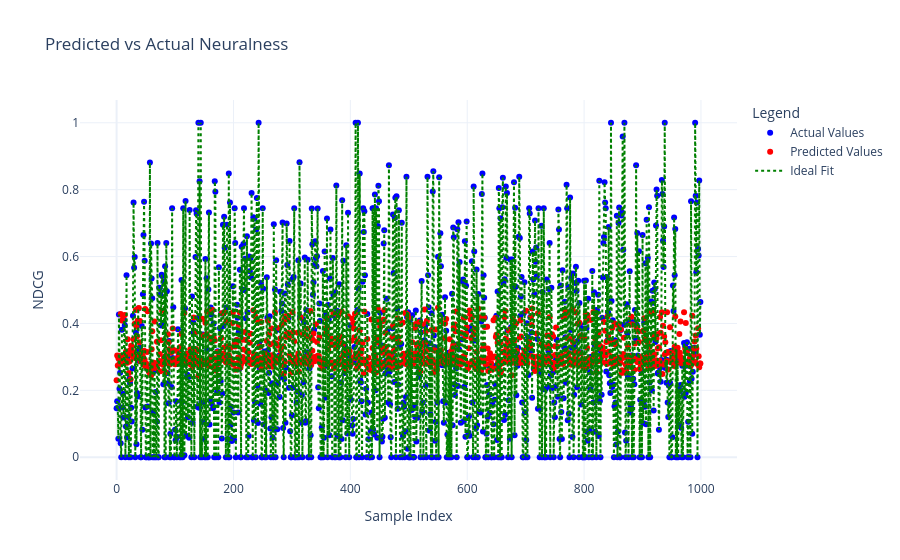

Notebook cell for this chart:
### Code cell
# Create a scatter plot for real values vs. predicted values
fig = go.Figure()

# Add actual values as a scatter trace
fig.add_trace(go.Scatter(
    x=list(range(len(y_test))),  # Index for x-axis
    y=y_test,
    mode='markers',
    name='Actual Values',
    marker=dict(color='blue')
))

# Add predicted values as a scatter trace
fig.add_trace(go.Scatter(
    x=list(range(len(y_regr_pred))),  # Index for x-axis
    y=y_regr_pred,
    mode='markers',
    name='Predicted Values',
    marker=dict(color='red')
))

# Add a line trace to indicate ideal predictions
fig.add_trace(go.Scatter(
    x=list(range(len(y_test))),
    y=y_test,  # For perfect alignment
    mode='lines',
    name='Ideal Fit',
    line=dict(color='green', dash='dot')
))

# Update layout for better readability
fig.update_layout(
    title="Predicted vs Actual Neuralness",
    xaxis_title="Sample Index",
    yaxis_title="NDCG",
    legend_title="Legend",
    template="plotly_white",
    showlegend=True
)

# Show the plot
fig.show()

### Figure 1 — Plotly figure (JSON) as saved in the notebook; plotly's stock layout.template omitted (floating-point values rounded to 4 significant figures; data arrays with more than 128 entries replaced by an {"elided": "..."} marker saying what was removed)
{"data": [{"marker": {"color": "blue"}, "mode": "markers", "name": "Actual Values", "type": "scatter", "x": {"elided": "1000 int values"}, "y": {"elided": "1000 float values"}}, {"marker": {"color": "red"}, "mode": "markers", "name": "Predicted Values", "type": "scatter", "x": {"elided": "1000 int values"}, "y": {"elided": "1000 float values"}}, {"line": {"color": "green", "dash": "dot"}, "mode": "lines", "name": "Ideal Fit", "type": "scatter", "x": {"elided": "1000 int values"}, "y": {"elided": "1000 float values"}}], "layout": {"autosize": true, "legend": {"title": {"text": "Legend"}}, "showlegend": true, "title": {"text": "Predicted vs Actual Neuralness"}, "xaxis": {"autorange": true, "range": [-61.0, 1060.0], "title": {"text": "Sample Index"}, "type": "linear"}, "yaxis": {"autorange": true, "range": [-0.08252, 1.083], "title": {"text": "NDCG"}, "type": "linear"}}}
